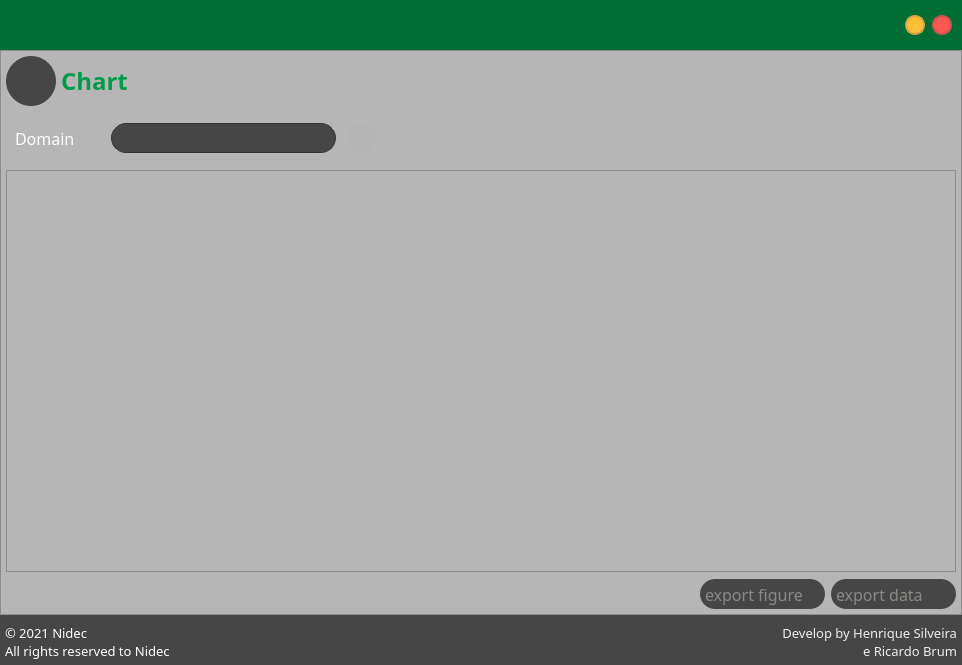
<?xml version="1.0" encoding="UTF-8"?>
<ui version="4.0">
 <class>Form</class>
 <widget class="QWidget" name="Form">
  <property name="geometry">
   <rect>
    <x>0</x>
    <y>0</y>
    <width>962</width>
    <height>665</height>
   </rect>
  </property>
  <property name="minimumSize">
   <size>
    <width>962</width>
    <height>665</height>
   </size>
  </property>
  <property name="windowTitle">
   <string>Form</string>
  </property>
  <layout class="QVBoxLayout" name="verticalLayout">
   <property name="spacing">
    <number>0</number>
   </property>
   <property name="leftMargin">
    <number>0</number>
   </property>
   <property name="topMargin">
    <number>0</number>
   </property>
   <property name="rightMargin">
    <number>0</number>
   </property>
   <property name="bottomMargin">
    <number>0</number>
   </property>
   <item>
    <widget class="QFrame" name="topContent">
     <property name="minimumSize">
      <size>
       <width>0</width>
       <height>50</height>
      </size>
     </property>
     <property name="maximumSize">
      <size>
       <width>16777215</width>
       <height>50</height>
      </size>
     </property>
     <property name="sizeIncrement">
      <size>
       <width>0</width>
       <height>0</height>
      </size>
     </property>
     <property name="frameShape">
      <enum>QFrame::NoFrame</enum>
     </property>
     <property name="frameShadow">
      <enum>QFrame::Raised</enum>
     </property>
     <layout class="QHBoxLayout" name="horizontalLayout_2">
      <property name="spacing">
       <number>0</number>
      </property>
      <property name="leftMargin">
       <number>0</number>
      </property>
      <property name="topMargin">
       <number>0</number>
      </property>
      <property name="rightMargin">
       <number>0</number>
      </property>
      <property name="bottomMargin">
       <number>0</number>
      </property>
      <item>
       <widget class="QFrame" name="infoBar">
        <property name="styleSheet">
         <string notr="true">QFrame{
	background-color : #006d34;
}</string>
        </property>
        <property name="frameShape">
         <enum>QFrame::NoFrame</enum>
        </property>
        <property name="frameShadow">
         <enum>QFrame::Raised</enum>
        </property>
        <layout class="QHBoxLayout" name="horizontalLayout_5">
         <property name="spacing">
          <number>0</number>
         </property>
         <property name="leftMargin">
          <number>0</number>
         </property>
         <property name="topMargin">
          <number>0</number>
         </property>
         <property name="rightMargin">
          <number>0</number>
         </property>
         <property name="bottomMargin">
          <number>0</number>
         </property>
         <item>
          <widget class="QFrame" name="frame_1">
           <property name="frameShape">
            <enum>QFrame::NoFrame</enum>
           </property>
           <property name="frameShadow">
            <enum>QFrame::Raised</enum>
           </property>
           <layout class="QVBoxLayout" name="verticalLayout_6">
            <property name="spacing">
             <number>0</number>
            </property>
            <property name="leftMargin">
             <number>10</number>
            </property>
            <property name="topMargin">
             <number>0</number>
            </property>
            <property name="rightMargin">
             <number>0</number>
            </property>
            <property name="bottomMargin">
             <number>0</number>
            </property>
            <item>
             <widget class="QLabel" name="label_1">
              <property name="minimumSize">
               <size>
                <width>115</width>
                <height>30</height>
               </size>
              </property>
              <property name="maximumSize">
               <size>
                <width>115</width>
                <height>30</height>
               </size>
              </property>
              <property name="text">
               <string/>
              </property>
              <property name="pixmap">
               <pixmap resource="../Resources/resourceGui.qrc">:/logos/img/nidecLogo.png</pixmap>
              </property>
              <property name="scaledContents">
               <bool>true</bool>
              </property>
             </widget>
            </item>
           </layout>
          </widget>
         </item>
         <item>
          <widget class="QFrame" name="frame_2">
           <property name="maximumSize">
            <size>
             <width>75</width>
             <height>16777215</height>
            </size>
           </property>
           <property name="styleSheet">
            <string notr="true"/>
           </property>
           <property name="frameShape">
            <enum>QFrame::NoFrame</enum>
           </property>
           <property name="frameShadow">
            <enum>QFrame::Raised</enum>
           </property>
           <layout class="QHBoxLayout" name="horizontalLayout_7">
            <property name="spacing">
             <number>0</number>
            </property>
            <property name="leftMargin">
             <number>10</number>
            </property>
            <property name="topMargin">
             <number>0</number>
            </property>
            <property name="rightMargin">
             <number>10</number>
            </property>
            <property name="bottomMargin">
             <number>0</number>
            </property>
            <item alignment="Qt::AlignRight">
             <widget class="QPushButton" name="minimizeButton">
              <property name="maximumSize">
               <size>
                <width>20</width>
                <height>20</height>
               </size>
              </property>
              <property name="styleSheet">
               <string notr="true">QPushButton {
	background-color: #ffbe38;
	border-radius: 10px;
	border: 2px solid  #d5a342;
}

QPushButton:hover {
	background-color: rgb(255, 255, 58)
}</string>
              </property>
              <property name="text">
               <string/>
              </property>
              <property name="icon">
               <iconset resource="../Resources/resourceGui.qrc">
                <normaloff>:/icons/img/minus.png</normaloff>:/icons/img/minus.png</iconset>
              </property>
             </widget>
            </item>
            <item alignment="Qt::AlignRight">
             <widget class="QPushButton" name="closeAllButton">
              <property name="maximumSize">
               <size>
                <width>20</width>
                <height>20</height>
               </size>
              </property>
              <property name="styleSheet">
               <string notr="true">QPushButton {
	background-color: #fc5753;
	border-radius: 10px;
	border: 2px solid  #cf5254;
}

QPushButton:hover{
	background-color: rgb(255, 119, 119)
}</string>
              </property>
              <property name="text">
               <string/>
              </property>
              <property name="icon">
               <iconset resource="../Resources/resourceGui.qrc">
                <normaloff>:/icons/img/close.png</normaloff>:/icons/img/close.png</iconset>
              </property>
              <property name="iconSize">
               <size>
                <width>12</width>
                <height>12</height>
               </size>
              </property>
             </widget>
            </item>
           </layout>
          </widget>
         </item>
        </layout>
       </widget>
      </item>
     </layout>
    </widget>
   </item>
   <item>
    <widget class="QFrame" name="graphFrameView">
     <property name="minimumSize">
      <size>
       <width>0</width>
       <height>0</height>
      </size>
     </property>
     <property name="maximumSize">
      <size>
       <width>16777215</width>
       <height>16777215</height>
      </size>
     </property>
     <property name="styleSheet">
      <string notr="true">QFrame{
	background-color: rgb(182, 182, 182);
}
</string>
     </property>
     <property name="frameShape">
      <enum>QFrame::StyledPanel</enum>
     </property>
     <property name="frameShadow">
      <enum>QFrame::Raised</enum>
     </property>
     <layout class="QVBoxLayout" name="verticalLayout_18">
      <property name="spacing">
       <number>7</number>
      </property>
      <property name="leftMargin">
       <number>5</number>
      </property>
      <property name="topMargin">
       <number>5</number>
      </property>
      <property name="rightMargin">
       <number>5</number>
      </property>
      <property name="bottomMargin">
       <number>5</number>
      </property>
      <item>
       <widget class="QFrame" name="frame_3">
        <property name="minimumSize">
         <size>
          <width>0</width>
          <height>50</height>
         </size>
        </property>
        <property name="maximumSize">
         <size>
          <width>16777215</width>
          <height>50</height>
         </size>
        </property>
        <property name="frameShape">
         <enum>QFrame::NoFrame</enum>
        </property>
        <property name="frameShadow">
         <enum>QFrame::Raised</enum>
        </property>
        <layout class="QHBoxLayout" name="horizontalLayout_18">
         <property name="spacing">
          <number>5</number>
         </property>
         <property name="leftMargin">
          <number>0</number>
         </property>
         <property name="topMargin">
          <number>0</number>
         </property>
         <property name="rightMargin">
          <number>0</number>
         </property>
         <property name="bottomMargin">
          <number>0</number>
         </property>
         <item>
          <widget class="QLabel" name="label_5">
           <property name="minimumSize">
            <size>
             <width>50</width>
             <height>50</height>
            </size>
           </property>
           <property name="maximumSize">
            <size>
             <width>50</width>
             <height>50</height>
            </size>
           </property>
           <property name="styleSheet">
            <string notr="true">QLabel{
	background-color: rgb(70,70,70);
	border-radius: 25px;
}</string>
           </property>
           <property name="text">
            <string/>
           </property>
           <property name="pixmap">
            <pixmap resource="../Resources/resourceGui.qrc">:/icons/img/graphicsEnabled.png</pixmap>
           </property>
           <property name="scaledContents">
            <bool>true</bool>
           </property>
           <property name="margin">
            <number>10</number>
           </property>
          </widget>
         </item>
         <item>
          <widget class="QLabel" name="label_7">
           <property name="font">
            <font>
             <family>PF BeauSans Pro</family>
             <pointsize>18</pointsize>
             <bold>true</bold>
            </font>
           </property>
           <property name="styleSheet">
            <string notr="true">color: #009b4a;</string>
           </property>
           <property name="text">
            <string>Chart</string>
           </property>
          </widget>
         </item>
         <item>
          <widget class="QLabel" name="label_6">
           <property name="minimumSize">
            <size>
             <width>100</width>
             <height>50</height>
            </size>
           </property>
           <property name="maximumSize">
            <size>
             <width>100</width>
             <height>50</height>
            </size>
           </property>
           <property name="text">
            <string/>
           </property>
           <property name="pixmap">
            <pixmap resource="../Resources/resourceGui.qrc">:/logos/img/logo.png</pixmap>
           </property>
           <property name="scaledContents">
            <bool>true</bool>
           </property>
          </widget>
         </item>
        </layout>
       </widget>
      </item>
      <item>
       <widget class="QFrame" name="frame">
        <property name="minimumSize">
         <size>
          <width>0</width>
          <height>50</height>
         </size>
        </property>
        <property name="maximumSize">
         <size>
          <width>16777215</width>
          <height>50</height>
         </size>
        </property>
        <property name="frameShape">
         <enum>QFrame::NoFrame</enum>
        </property>
        <property name="frameShadow">
         <enum>QFrame::Raised</enum>
        </property>
        <layout class="QHBoxLayout" name="horizontalLayout">
         <item>
          <widget class="QLabel" name="usernameLabel_5">
           <property name="maximumSize">
            <size>
             <width>16777215</width>
             <height>20</height>
            </size>
           </property>
           <property name="font">
            <font>
             <family>PF BeauSans Pro</family>
             <pointsize>12</pointsize>
             <bold>false</bold>
            </font>
           </property>
           <property name="styleSheet">
            <string notr="true">color: rgb(255, 255, 255);</string>
           </property>
           <property name="text">
            <string>Domain</string>
           </property>
           <property name="alignment">
            <set>Qt::AlignLeading|Qt::AlignLeft|Qt::AlignVCenter</set>
           </property>
          </widget>
         </item>
         <item>
          <widget class="QComboBox" name="domainBox">
           <property name="enabled">
            <bool>true</bool>
           </property>
           <property name="minimumSize">
            <size>
             <width>260</width>
             <height>30</height>
            </size>
           </property>
           <property name="maximumSize">
            <size>
             <width>16777215</width>
             <height>30</height>
            </size>
           </property>
           <property name="font">
            <font>
             <family>PF BeauSans Pro</family>
             <pointsize>11</pointsize>
            </font>
           </property>
           <property name="styleSheet">
            <string notr="true">QComboBox {
	border: 1px solid #333333;
	border-radius: 15px;
	background:  rgb(70, 70, 70);
	padding: 10x 23px 5px 5x;
	min-width: 10em;
	color: rgb(255, 255, 255);
	margin-left: 30px;
	margin-right: 5px;
}

QComboBox::disabled{
	color: rgb(136, 138, 133)
}

QComboBox::down-arrow:disabled {    
	image: url(:/icons/img/downArrowDis.png);
}

QComboBox::hover{
border: 3px solid  #009b4a;
}

QComboBox::drop-down {
	subcontrol-origin: padding;
	subcontrol-position: top right;
	width: 20px;
 
	border-top-right-radius: 3px;
	border-bottom-right-radius: 3px;
}

QComboBox::down-arrow {    
	image: url(:/icons/img/downArrow.png);
	width : 12px;
}

QComboBox QAbstractView{
	background-color: #4f4f4f;
	color: #999999;
 
	selection-background-color: rgb(70, 70, 70);
	selection-color: #4f4f4f;
}
</string>
           </property>
           <property name="currentText">
            <string/>
           </property>
          </widget>
         </item>
         <item>
          <widget class="QPushButton" name="pushButton">
           <property name="minimumSize">
            <size>
             <width>30</width>
             <height>30</height>
            </size>
           </property>
           <property name="styleSheet">
            <string notr="true">QPushButton {	
	image: url(:/icons/img/refresh.png);
	background-color: rgb(180,180,180);
	border-radius: 15px;
}

</string>
           </property>
           <property name="text">
            <string/>
           </property>
           <property name="iconSize">
            <size>
             <width>15</width>
             <height>15</height>
            </size>
           </property>
          </widget>
         </item>
         <item>
          <spacer name="horizontalSpacer_2">
           <property name="orientation">
            <enum>Qt::Horizontal</enum>
           </property>
           <property name="sizeHint" stdset="0">
            <size>
             <width>593</width>
             <height>20</height>
            </size>
           </property>
          </spacer>
         </item>
        </layout>
       </widget>
      </item>
      <item>
       <widget class="QFrame" name="chartFrame">
        <property name="frameShape">
         <enum>QFrame::StyledPanel</enum>
        </property>
        <property name="frameShadow">
         <enum>QFrame::Raised</enum>
        </property>
        <layout class="QHBoxLayout" name="horizontalLayout_46">
         <item>
          <layout class="QGridLayout" name="gridLayout"/>
         </item>
        </layout>
       </widget>
      </item>
      <item>
       <widget class="QFrame" name="frame_4">
        <property name="minimumSize">
         <size>
          <width>0</width>
          <height>30</height>
         </size>
        </property>
        <property name="maximumSize">
         <size>
          <width>16777215</width>
          <height>30</height>
         </size>
        </property>
        <property name="styleSheet">
         <string notr="true">
QPushButton {
	padding-left: 5px;
	text-align: left;
	background-color: #006d34;
	border:none;
	border-radius:15px;
	color: rgb(255, 255, 255)
}

QPushButton:hover {
	background-color: #009b4a;
}

QPushButton:pressed {
	background-color: rgb(241, 102, 55)
}

QPushButton:disabled{
	background-color:rgb(70, 70, 70);
	color: rgb(136,138,133);
	}
</string>
        </property>
        <property name="frameShape">
         <enum>QFrame::NoFrame</enum>
        </property>
        <property name="frameShadow">
         <enum>QFrame::Raised</enum>
        </property>
        <layout class="QHBoxLayout" name="horizontalLayout_39">
         <property name="spacing">
          <number>6</number>
         </property>
         <property name="leftMargin">
          <number>0</number>
         </property>
         <property name="topMargin">
          <number>0</number>
         </property>
         <property name="rightMargin">
          <number>0</number>
         </property>
         <property name="bottomMargin">
          <number>0</number>
         </property>
         <item>
          <spacer name="horizontalSpacer">
           <property name="orientation">
            <enum>Qt::Horizontal</enum>
           </property>
           <property name="sizeHint" stdset="0">
            <size>
             <width>40</width>
             <height>20</height>
            </size>
           </property>
          </spacer>
         </item>
         <item>
          <widget class="QPushButton" name="exportFig">
           <property name="enabled">
            <bool>false</bool>
           </property>
           <property name="minimumSize">
            <size>
             <width>125</width>
             <height>30</height>
            </size>
           </property>
           <property name="maximumSize">
            <size>
             <width>125</width>
             <height>30</height>
            </size>
           </property>
           <property name="font">
            <font>
             <family>PF BeauSans Pro</family>
             <pointsize>12</pointsize>
            </font>
           </property>
           <property name="text">
            <string>export figure</string>
           </property>
          </widget>
         </item>
         <item>
          <widget class="QPushButton" name="exportButton">
           <property name="enabled">
            <bool>false</bool>
           </property>
           <property name="minimumSize">
            <size>
             <width>125</width>
             <height>30</height>
            </size>
           </property>
           <property name="maximumSize">
            <size>
             <width>125</width>
             <height>30</height>
            </size>
           </property>
           <property name="font">
            <font>
             <family>PF BeauSans Pro</family>
             <pointsize>12</pointsize>
            </font>
           </property>
           <property name="text">
            <string>export data</string>
           </property>
          </widget>
         </item>
        </layout>
       </widget>
      </item>
     </layout>
    </widget>
   </item>
   <item>
    <widget class="QFrame" name="bottomContent">
     <property name="minimumSize">
      <size>
       <width>0</width>
       <height>50</height>
      </size>
     </property>
     <property name="maximumSize">
      <size>
       <width>16777215</width>
       <height>50</height>
      </size>
     </property>
     <property name="styleSheet">
      <string notr="true">QFrame{
	
	background-color: rgb(70, 70, 70);
}</string>
     </property>
     <property name="frameShape">
      <enum>QFrame::NoFrame</enum>
     </property>
     <property name="frameShadow">
      <enum>QFrame::Raised</enum>
     </property>
     <layout class="QHBoxLayout" name="horizontalLayout_11">
      <property name="spacing">
       <number>0</number>
      </property>
      <property name="leftMargin">
       <number>5</number>
      </property>
      <property name="topMargin">
       <number>5</number>
      </property>
      <property name="rightMargin">
       <number>5</number>
      </property>
      <property name="bottomMargin">
       <number>5</number>
      </property>
      <item>
       <widget class="QLabel" name="label_2">
        <property name="font">
         <font>
          <family>PF BeauSans Pro</family>
          <pointsize>10</pointsize>
         </font>
        </property>
        <property name="styleSheet">
         <string notr="true">color:rgb(255, 255, 255)</string>
        </property>
        <property name="text">
         <string>© 2021 Nidec
All rights reserved to Nidec </string>
        </property>
        <property name="alignment">
         <set>Qt::AlignBottom|Qt::AlignLeading|Qt::AlignLeft</set>
        </property>
       </widget>
      </item>
      <item>
       <widget class="QLabel" name="label_4">
        <property name="font">
         <font>
          <family>PF BeauSans Pro</family>
          <pointsize>10</pointsize>
          <bold>false</bold>
         </font>
        </property>
        <property name="styleSheet">
         <string notr="true">color: rgb(238, 238, 236);</string>
        </property>
        <property name="text">
         <string>Develop by Henrique Silveira
 e Ricardo Brum</string>
        </property>
        <property name="alignment">
         <set>Qt::AlignBottom|Qt::AlignRight|Qt::AlignTrailing</set>
        </property>
       </widget>
      </item>
     </layout>
    </widget>
   </item>
  </layout>
 </widget>
 <resources>
  <include location="../Resources/resourceGui.qrc"/>
 </resources>
 <connections/>
</ui>
